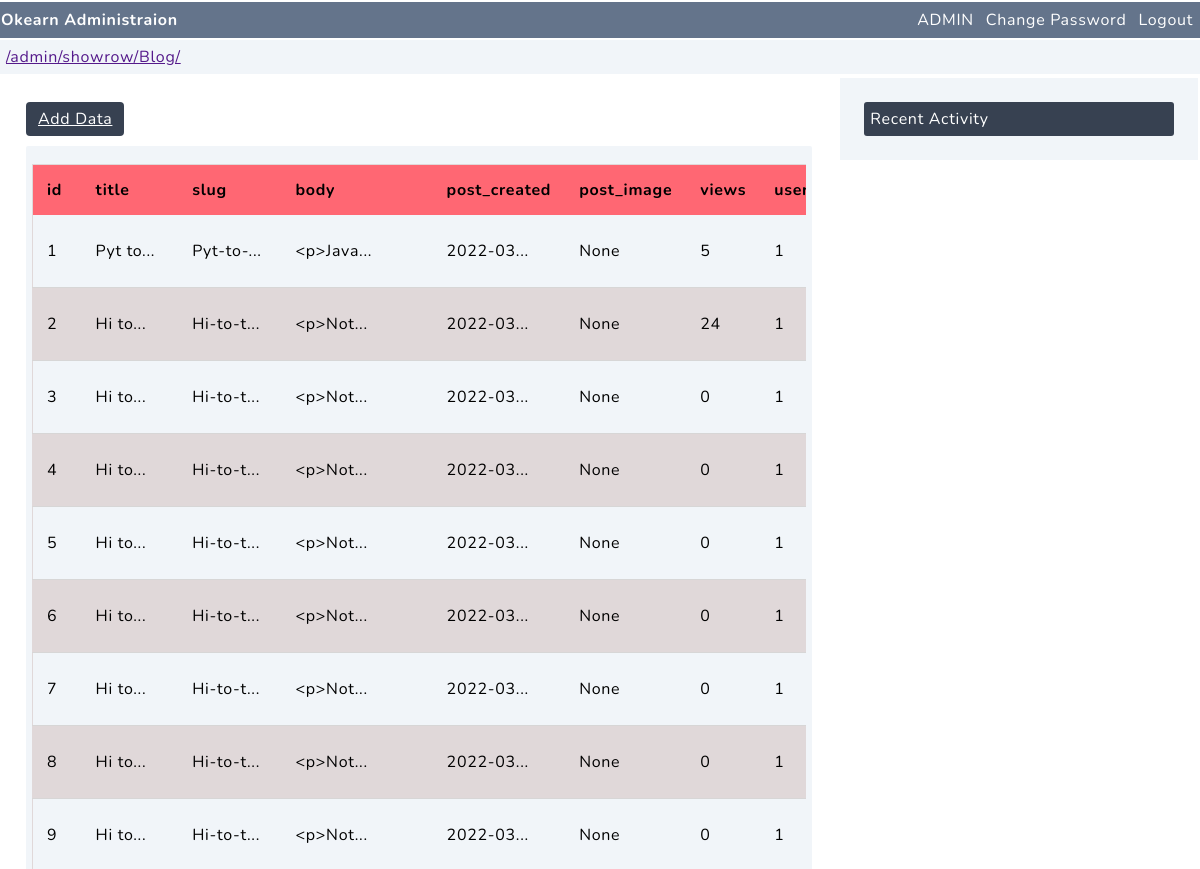
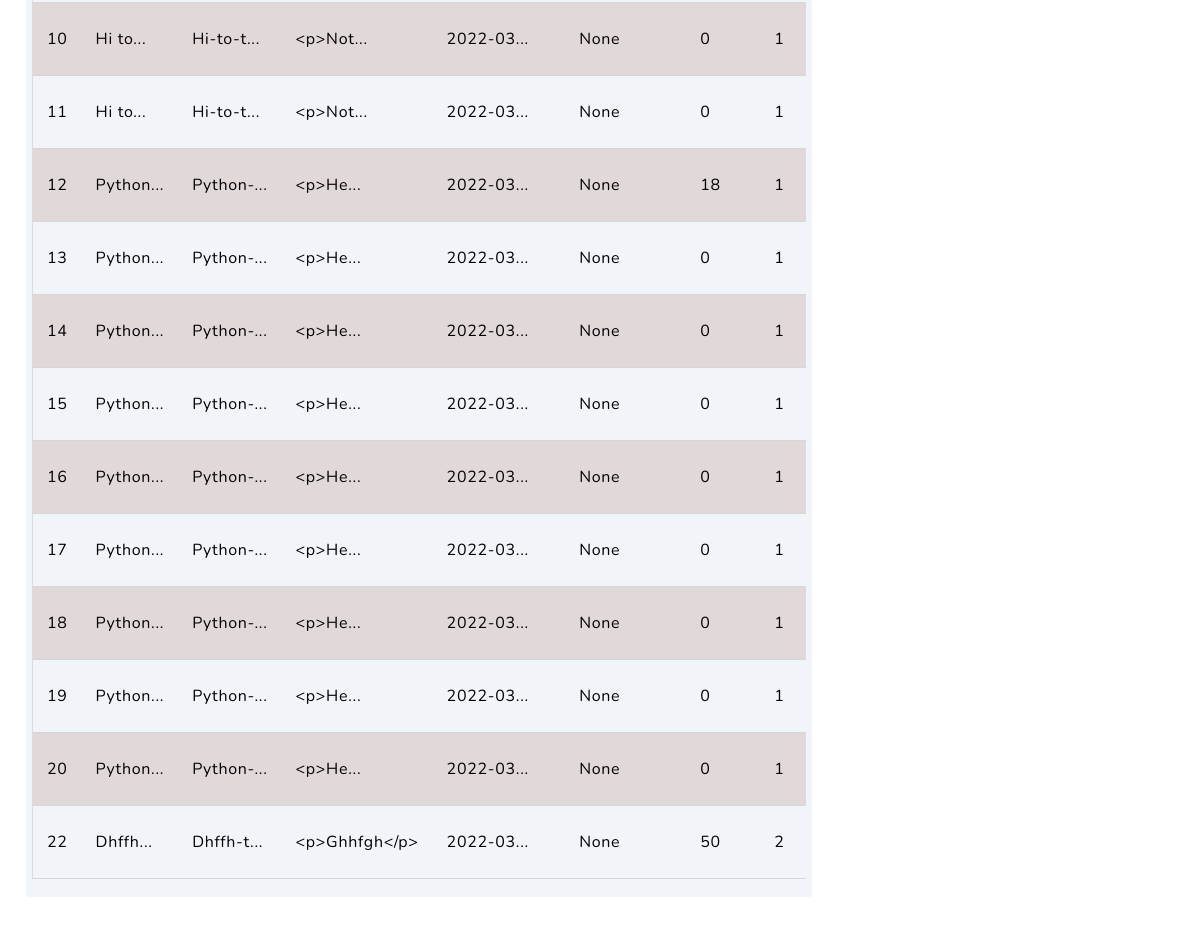
Screenshot of /admin/showrow/Blog/ (signed in) with the database file from the repository (2 pictures, top to bottom).
### mysite/blog/models.py (models this page shows)
class Blog(db.Model):
  id = db.Column(db.Integer,primary_key=True)
  title = db.Column(db.String(100),unique=False,nullable=False)
  slug = db.Column(db.String(20),unique=False,nullable=False)
  body = db.Column(db.String(1000),unique=False,nullable=False)
  post_created = db.Column(db.DateTime,nullable=False,default=datetime.utcnow)
  post_image = db.Column(db.String(50),unique=False,nullable=True)
  views = db.Column(db.Integer,nullable=True,default=0)
  user_id = db.Column(db.Integer,db.ForeignKey('user.id'),nullable=False)
  like =  db.relationship('Like',backref='blog',lazy=True,passive_deletes=True)

### mysite/admin/views.py (the view)
@login_required
def adminrow(table):
  if current_user.is_admin == True:
    url = request
    sql = text(f'select * from {table}')
    result = db.engine.execute(sql)
    d = []
    for i in result:
      d.append(i)
    u = []
    t = table
    print(type(User))
    sqll = text(f"PRAGMA table_info({table});")
    user = db.engine.execute(sqll)
    for i in user:
      a = i[1]
      u.append(a)
    return render_template("admin/adminrow.html",d=d,u=u,t=t,url=url)
  elif current_user.is_admin == False:
    return render_template("admin/adminlogin.html")
  return render_template("admin/adminrow.html")

### mysite/home/models.py (called while the page is built)
@login_manager.user_loader
def load_user(user_id):
    return User.query.get(user_id)

### mysite/templates/admin/adminrow.html (shortened to what this page needs)
{% extends 'admin/adminbase.html' %}
{% block content %}
{% include 'admin/adminheader.html' %}
{% include 'admin/adminpath.html' %}
<div class="roww flex">
  <div class="coll-6 ove-s">
    <button class="btnn-normal bg-slate-100"type="submit"><a class="text-white"href="{{ url_for('admin.admin_data_add',t=t)}}">Add Data</a></button>
    <div class="flex space-bet bg-slate-200 my-8 p-x-6 p-y-6 r-2">
      <div class="ove-s">
        <table class="table-c">
          <thead>
            <tr>
              {% for i in u %}
              <td>{{ i }}</td>
              {% endfor %}
            </tr>
          </thead>
          <tbody>
            {% for i in d %}
            <tr>
              {% for a in i %}
              <td>{{ a|string|truncate(10) }}</td>
              {% endfor %}
            </tr>
            {% endfor %}
          </tbody>
        </table>
      </div>
    </div>
  </div>
  <div class="bg-slate-200 coll-4 ">
    <div class="bg-slate-100 text-white p-y-6 p-x-6 r-3">
      Recent Activity
    </div>
  </div>
</div>
{% endblock %}

### mysite/static/style.css (style rules this page uses)
* { margin: 0; padding: 0; box-sizing: border-box; font-family: 'Nunito', sans-serif; letter-spacing: 0.7px; }
.roww { margin: auto; max-width: 100vw; height: auto; }
.table-c { border-radius: 4px; margin: 12px auto; border-collapse: collapse; border: 1px solid #E0D8D9; }
.table-c thead tr td { background: #FF6773; font-weight: bold; padding: 14px; }
.table-c tbody tr td { padding: 14px; border-bottom: 0.5px solid #D7D6D6; }
.table-c tbody tr:nth-child(even) { background: #E0D8D9; }
.r-2 { border-radius: 2px; }
.r-3 { border-radius: 3px; }
.flex { display: flex; }
.space-bet { justify-content: space-between; }
.btnn-normal { cursor: pointer; color: white; border: none; font-size: 16px; padding: 6px 12px; border-radius: 4px; color: white; background: rgb(234, 86, 66); }
.text-white { color: white; }
.my-8 { margin-top: 10px; margin-bottom: 10px; }
.bg-slate-100 { background: #374151; }
.bg-slate-200 { background: #f1f5f9; }
.coll-6 { margin: 2px; width: 70vw; height: 100%; padding: 2%; border-radius: 3px; }
.ove-s { overflow: scroll; }
.p-y-6 { padding-top: 6px; padding-bottom: 6px; }
.p-x-6 { padding-left: 6px; padding-right: 6px; }
.coll-4 { margin: 2px; width: 30vw; height: 100%; padding: 2%; }

### rows the page displays
Blog: i "1" "None" "5" "1", title "Pyt to...", slug "Pyt-to-...", body "<p>Java...", post_created "2022-03..."
Blog: i "2" "None" "24" "1", title "Hi to...", slug "Hi-to-t...", body "<p>Not...", post_created "2022-03..."
Blog: i "3" "None" "0" "1", title "Hi to...", slug "Hi-to-t...", body "<p>Not...", post_created "2022-03..."
Blog: i "4" "None" "0" "1", title "Hi to...", slug "Hi-to-t...", body "<p>Not...", post_created "2022-03..."
Blog: i "5" "None" "0" "1", title "Hi to...", slug "Hi-to-t...", body "<p>Not...", post_created "2022-03..."
Blog: i "6" "None" "0" "1", title "Hi to...", slug "Hi-to-t...", body "<p>Not...", post_created "2022-03..."
Blog: i "7" "None" "0" "1", title "Hi to...", slug "Hi-to-t...", body "<p>Not...", post_created "2022-03..."
Blog: i "8" "None" "0" "1", title "Hi to...", slug "Hi-to-t...", body "<p>Not...", post_created "2022-03..."
Blog: i "9" "None" "0" "1", title "Hi to...", slug "Hi-to-t...", body "<p>Not...", post_created "2022-03..."
Blog: i "10" "None" "0" "1", title "Hi to...", slug "Hi-to-t...", body "<p>Not...", post_created "2022-03..."
Blog: i "11" "None" "0" "1", title "Hi to...", slug "Hi-to-t...", body "<p>Not...", post_created "2022-03..."
Blog: i "12" "None" "18" "1", title "Python...", slug "Python-...", body "<p>He...", post_created "2022-03..."
Blog: i "13" "None" "0" "1", title "Python...", slug "Python-...", body "<p>He...", post_created "2022-03..."
Blog: i "14" "None" "0" "1", title "Python...", slug "Python-...", body "<p>He...", post_created "2022-03..."
Blog: i "15" "None" "0" "1", title "Python...", slug "Python-...", body "<p>He...", post_created "2022-03..."
Blog: i "16" "None" "0" "1", title "Python...", slug "Python-...", body "<p>He...", post_created "2022-03..."
Blog: i "17" "None" "0" "1", title "Python...", slug "Python-...", body "<p>He...", post_created "2022-03..."
Blog: i "18" "None" "0" "1", title "Python...", slug "Python-...", body "<p>He...", post_created "2022-03..."
Blog: i "19" "None" "0" "1", title "Python...", slug "Python-...", body "<p>He...", post_created "2022-03..."
Blog: i "20" "None" "0" "1", title "Python...", slug "Python-...", body "<p>He...", post_created "2022-03..."
Blog: i "22" "None" "50" "2", title "Dhffh...", slug "Dhffh-t...", body "<p>Ghhfgh</p>", post_created "2022-03..."

### other values shown
{{ url.path }} "/admin/showrow/Blog/"
{{ i }} "id" "title" "slug" "body" "post_created" "post_image" "views"
